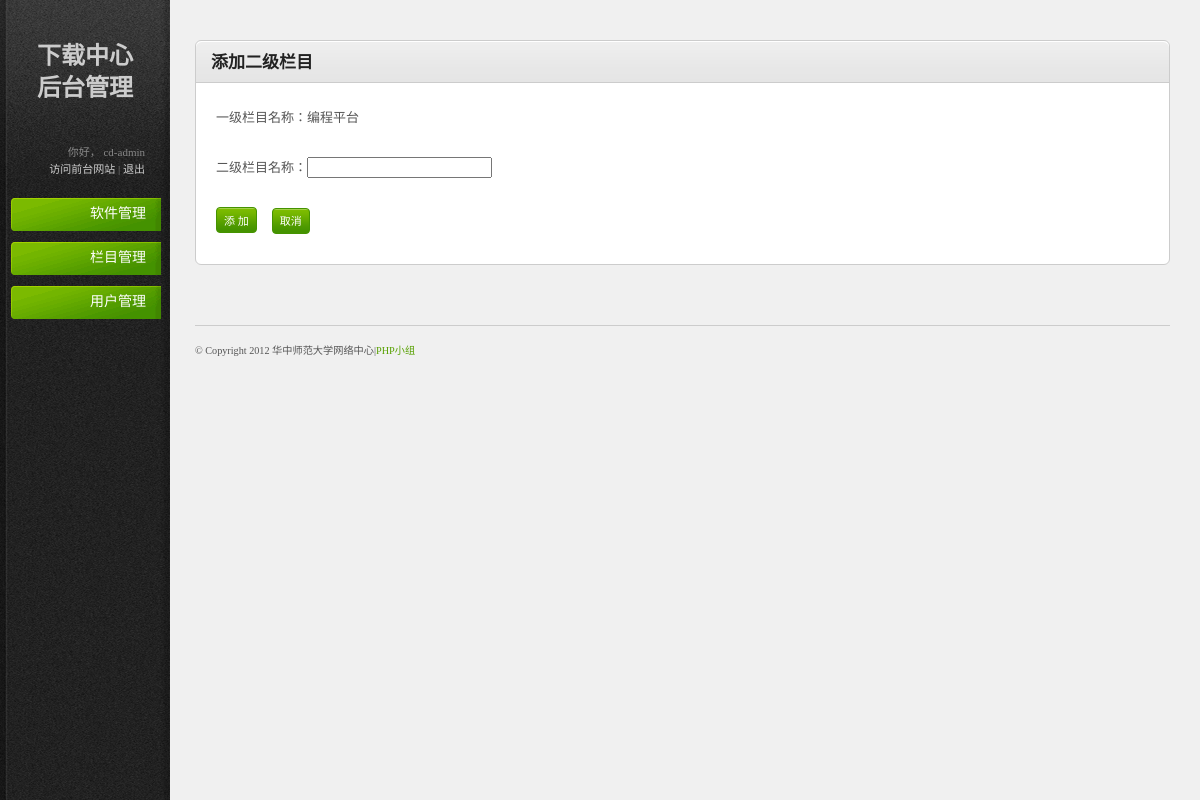
The app's page /cd-admin/add_tag.php?term_id=53 (signed in), older data.
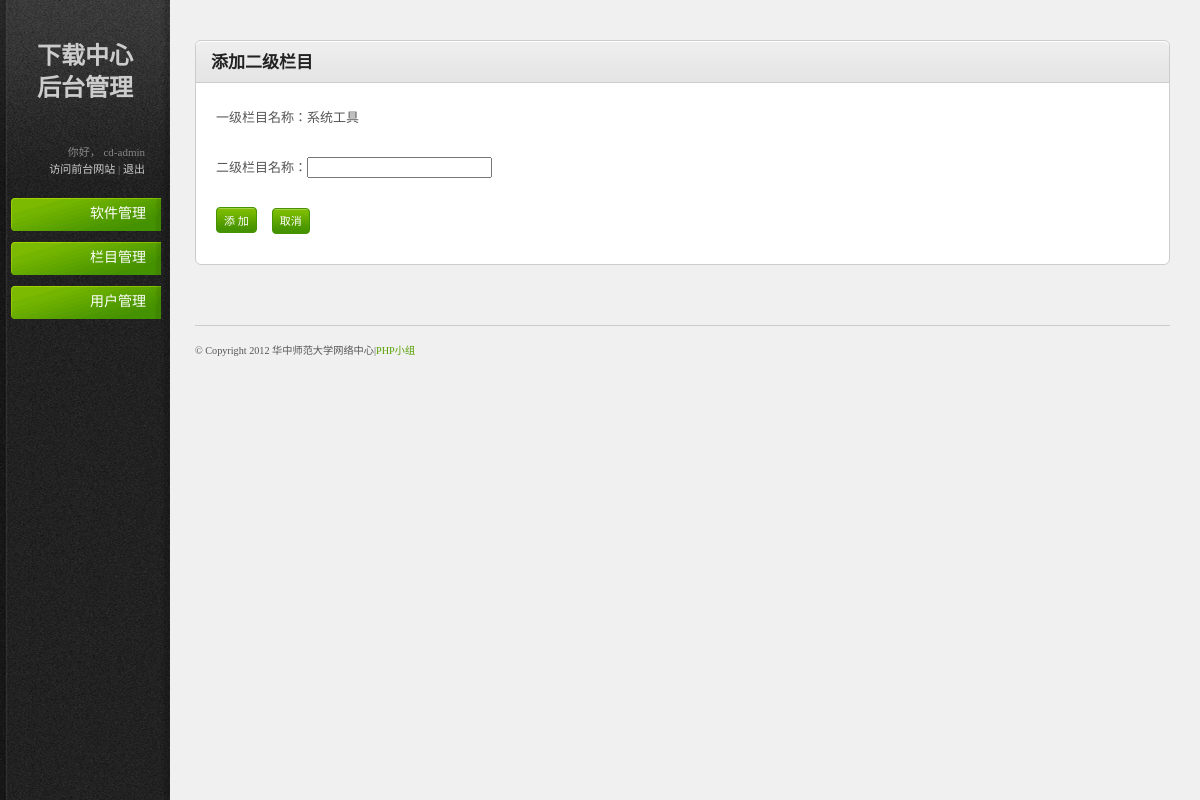
The same page, newer data.
### tables this page shows
CREATE TABLE IF NOT EXISTS `cd_terms` (
  `term_id` bigint(6) unsigned NOT NULL AUTO_INCREMENT,
  `term_name` varchar(10) NOT NULL,
  `term_rank` bigint(6) unsigned NOT NULL,
  `down_count` bigint(6) unsigned NOT NULL,
  PRIMARY KEY (`term_id`)
);

### htdocs/cd-admin/add_tag.php (the view, shortened to what this page needs)
<?php
require_once ('./includes/menu.php');
?>
<?php
if (isset($_GET['term_id'])){
	$term_id = $_GET['term_id'];
}
$sql = 'SELECT term_name FROM `cd_terms` WHERE term_id = '.$term_id;
$result = mysql_query($sql) or die(mysql_error());
$row = mysql_fetch_assoc($result);
?>
<h3>添加二级栏目</h3>
</div>
<div class="content-box-content">
<div class="tab-content default-tab" >
<form method="post" action="transact_sorts.php" name="form1">
<p>一级栏目名称：<?php echo $row['term_name']; ?></p>
<br/>
<p>二级栏目名称：<input type="text" name="term" class="" /></p>
<br/>
<p><input type="submit" name="action" class="button" value="添 加" style="margin-right:15px;"/><a href="sorts.php?title=sorts&list=view" class="button" style="height:16px; line-height:16px;">取消</a></p>
</form>
</div>

Row changes from the older to the newer data that the page shows:
changed cd_terms: term_name "编程平台" → "系统工具"
